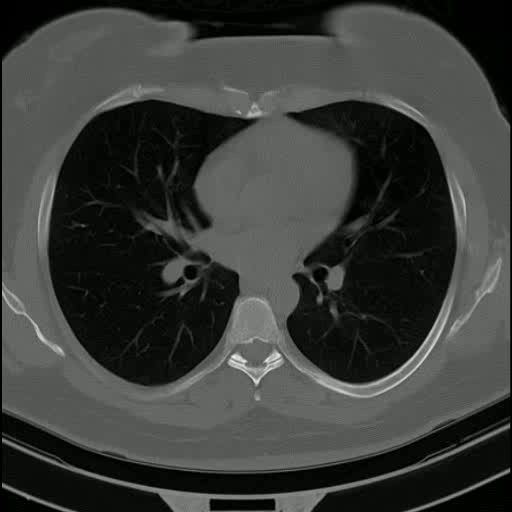
#> input picture frame 0 of GUI/Temp/comp_video.mp4, 512 x 512 px, given in place of ill_compilate1.mp4, which was not available
$ python denosing.py
#> lines starting #> are read from the running program, lines starting #| are printed output that depends on the picture; after the words box and inside, x2 and y2 are one past the last pixel; in counts of white or black regions, pixels touching at a corner belong together; pictures that were not available may be replaced by others from this repository, and a replacement may not be noted
import cv2
from matplotlib import pyplot as plt

cap = cv2.VideoCapture(r"C:\Data set\Video\ill\ill_compilate1.mp4")
# out = cv2.VideoWriter(r'C:\Data set\Video\heal\heal256BINARY.mp4', cv2.VideoWriter_fourcc(*'mp4v'), 10,(256,216), False)
r=True
frames = []

n=0

while r:
    r,img = cap.read()
#> img is the input picture: shape (512, 512, 3); mean B, G, R 57.7, 60.6, 58.6

    if r:
        plt.imshow(img, cmap="gray")
        plt.show()
        img = cv2.resize(img, (128,128), interpolation=cv2.INTER_AREA)
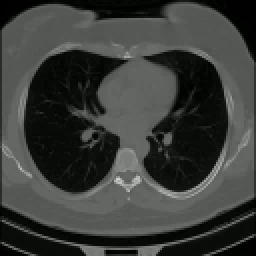
#> img: shape (128, 128, 3) (shown 2 times larger); mean B, G, R 57.7, 60.6, 58.6
        img=img[:-20,:]
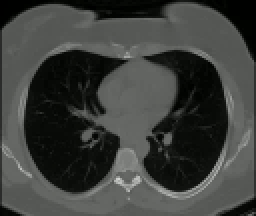
#> img: shape (108, 128, 3) (shown 2 times larger); mean B, G, R 60.5, 63.4, 61.5
        img = cv2.cvtColor(img, cv2.COLOR_RGB2GRAY)
#> img: shape (108, 128)
        img = cv2.GaussianBlur(img, (5, 5), 5,cv2.BORDER_DEFAULT)
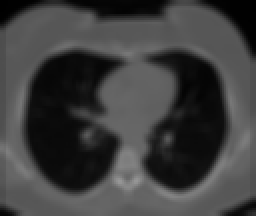
#> img: shape (108, 128) (shown 2 times larger); min 0, max 151, mean 62.7
        ret, thresh1 = cv2.threshold(img, 50, 255, cv2.THRESH_BINARY)
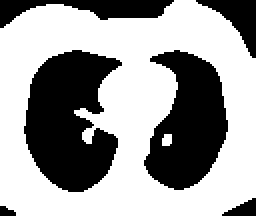
#> thresh1: shape (108, 128) (shown 2 times larger); 61.6% white; 6 black regions, box (x1, y1, x2, y2) and area: (12, 25, 61, 96) 2370, (72, 25, 114, 95) 1889, (0, 0, 87, 14) 576, (98, 0, 128, 29) 353, (111, 99, 128, 108) 89, (0, 103, 8, 108) 30
        plt.imshow(thresh1, cmap="gray")
        n+=1
        print(n)
        plt.show()
        # out.write(thresh1)
    else:
        break
# out.release()
